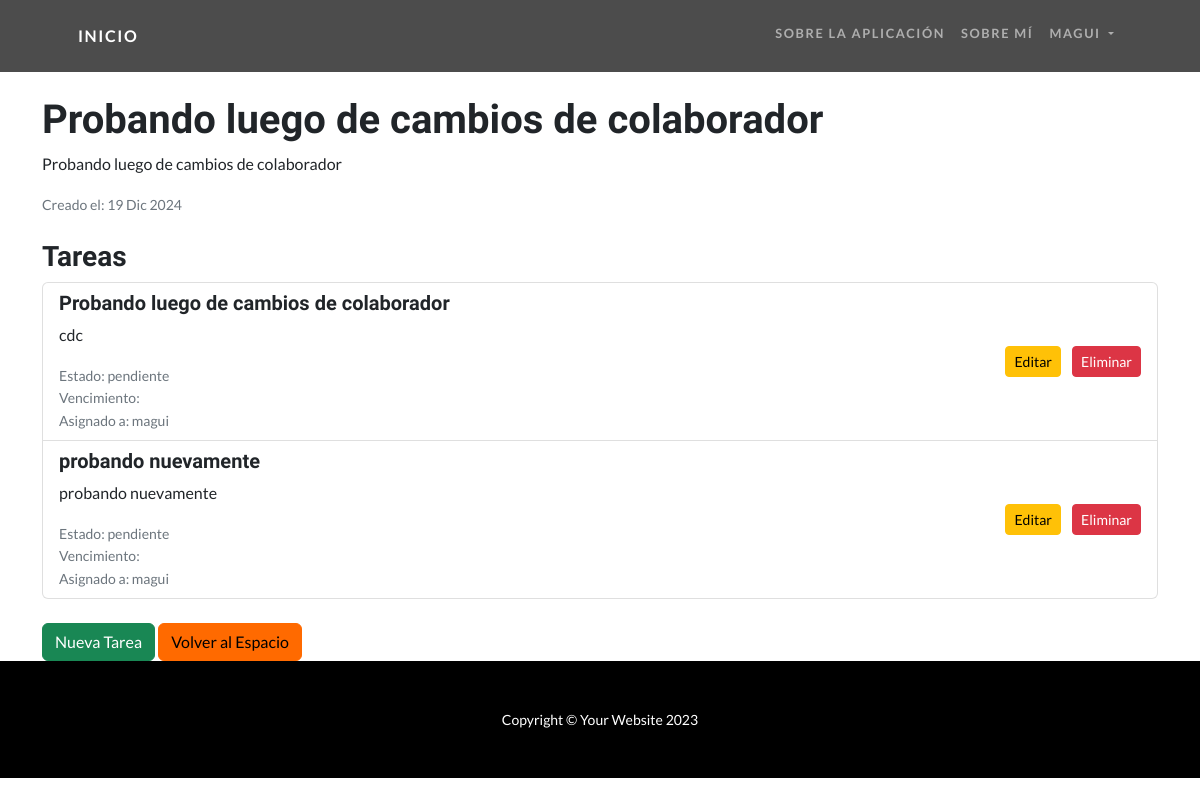
/proyectos/4/ (signed in), run on the app's committed database.
### App/models.py (models this page shows, shortened)
class Proyecto(models.Model):
    nombre = models.CharField(max_length=100, verbose_name="Nombre del Proyecto")
    descripcion = models.TextField(blank=True, null=True, verbose_name="Descripción")
    espacio = models.ForeignKey('EspacioTrabajo', on_delete=models.CASCADE, related_name='proyectos')
    fecha_creacion = models.DateTimeField(auto_now_add=True)

class Tarea(models.Model):
    ESTADO_CHOICES = [
        ('pendiente', 'Pendiente'),
        ('progreso', 'En Progreso'),
        ('completada', 'Completada'),
    ]
    nombre = models.CharField(max_length=200, verbose_name="Nombre de la Tarea")
    descripcion = models.TextField(blank=True, null=True, verbose_name="Descripción")
    proyecto = models.ForeignKey('Proyecto', on_delete=models.CASCADE, related_name='tareas')
    asignado_a = models.ForeignKey(User, on_delete=models.SET_NULL, null=True, blank=True, related_name='tareas_asignadas')
    estado = models.CharField(max_length=20, choices=ESTADO_CHOICES, default='pendiente')
    fecha_creacion = models.DateTimeField(auto_now_add=True)
    fecha_vencimiento = models.DateField(blank=True, null=True)

### App/views.py (the view)
# urls.py: path('proyectos/<int:pk>/', ProyectoDetalleView.as_view(), name='proyecto_detalle'),
class ProyectoDetalleView(LoginRequiredMixin, DetailView):
    model = Proyecto
    template_name = "app/proyecto_detalle.html"
    context_object_name = "proyecto"

### App/templates/App/proyecto_detalle.html (shortened to what this page needs)
{% extends 'App/base.html' %}
{% block main %}
<div class="container mt-5 pt-5">
    <h1>{{ proyecto.nombre }}</h1>
    <p>{{ proyecto.descripcion }}</p>
    <small class="text-muted">Creado el: {{ proyecto.fecha_creacion|date:"d M Y" }}</small>
    <h3 class="mt-4">Tareas</h3>
    <ul class="list-group">
        {% for tarea in proyecto.tareas.all %}
        <li class="list-group-item d-flex justify-content-between align-items-center">
            <div>
                <h5>{{ tarea.nombre }}</h5>
                <p>{{ tarea.descripcion }}</p>
                <small class="text-muted">Estado: {{ tarea.estado }}</small>
                <small class="text-muted d-block">Vencimiento: {{ tarea.fecha_vencimiento|date:"d M Y" }}</small>
                {% if tarea.asignado_a %}
                <small class="text-muted">Asignado a: {{ tarea.asignado_a.username }}</small>
                {% endif %}
            </div>
            <div>
                <a href="{% url 'editar_tarea' tarea.id %}" class="btn btn-warning btn-sm me-2">Editar</a>
                <a href="{% url 'eliminar_tarea' tarea.id %}" class="btn btn-danger btn-sm">Eliminar</a>
            </div>
        </li>
        {% empty %}
        <li class="list-group-item">No hay tareas en este proyecto.</li>
        {% endfor %}
    </ul>
    <div class="mt-4">
        <a href="{% url 'crear_tarea' proyecto.id %}" class="btn btn-success">Nueva Tarea</a>
        <a href="{% url 'espacio_detalle' proyecto.espacio.id %}" class="btn btn-secondary">Volver al Espacio</a>
    </div>
</div>
{% endblock main %}

### App/templates/App/base.html (shortened to what this page needs)
<!DOCTYPE html>
{% load static %}
<html lang="en">
    <head>
        <link href="{% static 'App/css/styles.css' %}" rel="stylesheet" />
    </head>
    <body id="page-top">
        <nav class="navbar navbar-expand-lg navbar-dark navbar-custom fixed-top">
            <div class="container px-5">
                <a class="navbar-brand" href="/">Inicio</a>
                <div class="collapse navbar-collapse" id="navbarResponsive">
                    <ul class="navbar-nav ms-auto">
                        <li class="nav-item"><a class="nav-link" href="{% url 'sobre_aplicacion' %}">Sobre la aplicación</a></li>
                        <li class="nav-item"><a class="nav-link" href="{% url 'sobre_mi' %}">Sobre mí</a></li>
                        {% if user.is_authenticated %}
                            <li class="nav-item dropdown">
                                <a class="nav-link dropdown-toggle" href="#" id="userDropdown" role="button" data-bs-toggle="dropdown" aria-expanded="false">
                                    {{ user.username }}
                                </a>
                            </li>
                        {% endif %}
                    </ul>
                </div>
            </div>
        </nav>
        {% block main %}
        {% endblock main %}
        <footer class="py-5 bg-black">
            <div class="container px-5"><p class="m-0 text-center text-white small">Copyright &copy; Your Website 2023</p></div>
        </footer>
    </body>
</html>

### data on the page
Proyecto: nombre "Probando luego de cambios de colaborador", descripcion "Probando luego de cambios de colaborador", fecha_creacion "19 Dic 2024"
Tarea: nombre "Probando luego de cambios de colaborador", descripcion "cdc", estado "pendiente", asignado_a.username "magui"
Tarea: nombre "probando nuevamente", descripcion "probando nuevamente", estado "pendiente", asignado_a.username "magui"

### other printed values
{{ user.username }} "MAGUI"
